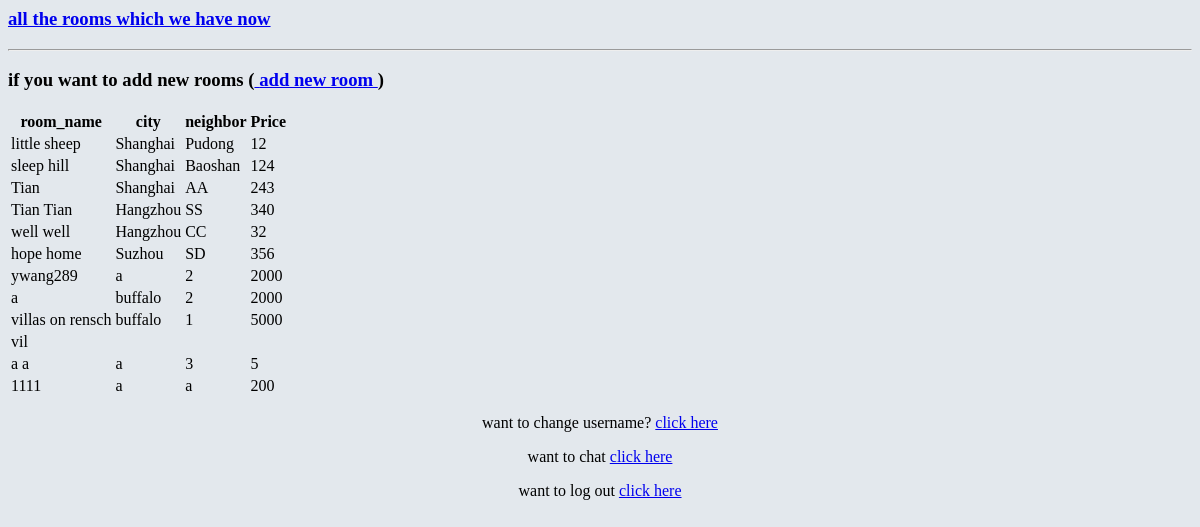
The page /after on the database as committed earlier.
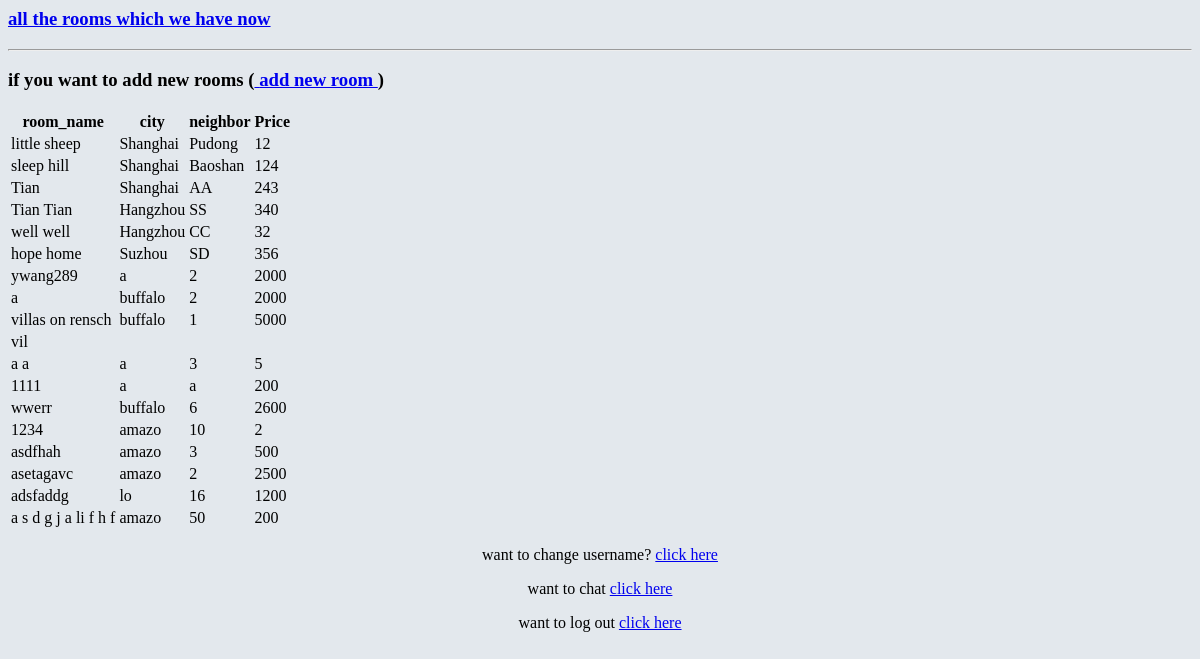
The same page on the database as committed later.
### SEARCH.py (models this page shows, shortened)
class Rooms(db.Model):
    room_name = db.Column(db.String(20), primary_key = True)
    city = db.Column(db.String(200), nullable=False)
    neighbor = db.Column(db.Integer, nullable=False)
    price = db.Column(db.Integer, nullable=False)

### SEARCH.py (the view)
@app.route('/after')
def after_show():
    return render_template('after_show.html',rooms = Rooms.query.all())

### templates/after_show.html (shortened to what this page needs)
<html>
<head>
</head>
   <body>
      <h3>
         <a href = "/postpage">all the rooms which we have now</a>
      </h3>
      <hr/>
      <h3>if you want to add new rooms (<a href = "{{ url_for('new') }}"> add new room
         </a>)</h3>
      <table>
         <thead>
            <tr>
               <th>room_name</th>
               <th>city</th>
               <th>neighbor</th>
               <th>Price</th>
            </tr>
         </thead>
         <tbody>
            {% for room in rooms %}
               <tr>
                  <td>{{ room.room_name }}</td>
                  <td>{{ room.city }}</td>
                  <td>{{ room.neighbor}}</td>
                  <td>{{ room.price}}</td>
               </tr>
            {% endfor %}
         </tbody>
      </table>
      <p>want to change username? <a href="/edit">click here</a></p>
      <p>want to chat <a href="/profile">click here</a></p>
      <p>want to log out <a href="/logout">click here</a></p>
   </body>
</html>

Rows that differ between the two databases and show on the page:
added Rooms: room_name "wwerr", city "buffalo", neighbor "6", price "2600"
added Rooms: room_name "1234", city "amazo", neighbor "10", price "2"
added Rooms: room_name "asdfhah", city "amazo", neighbor "3", price "500"
added Rooms: room_name "asetagavc", city "amazo", neighbor "2", price "2500"
added Rooms: room_name "adsfaddg", city "lo", neighbor "16", price "1200"
added Rooms: room_name "a s d g j a li f h f", city "amazo", neighbor "50", price "200"
